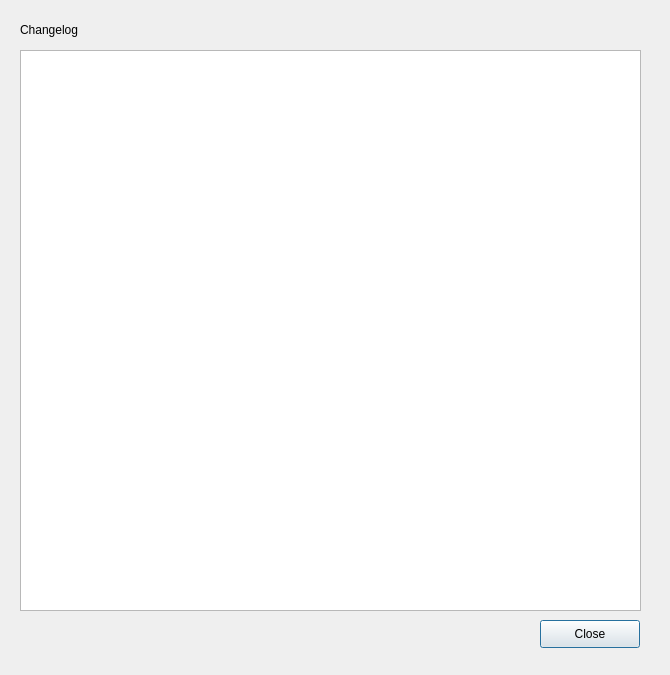
<?xml version="1.0" encoding="UTF-8"?>
<ui version="4.0">
 <class>AptOfflineQtInstallChangelog</class>
 <widget class="QDialog" name="AptOfflineQtInstallChangelog">
  <property name="geometry">
   <rect>
    <x>0</x>
    <y>0</y>
    <width>670</width>
    <height>675</height>
   </rect>
  </property>
  <property name="sizePolicy">
   <sizepolicy hsizetype="Fixed" vsizetype="Fixed">
    <horstretch>0</horstretch>
    <verstretch>0</verstretch>
   </sizepolicy>
  </property>
  <property name="windowTitle">
   <string>Dialog</string>
  </property>
  <property name="modal">
   <bool>true</bool>
  </property>
  <widget class="QPushButton" name="closeButton">
   <property name="geometry">
    <rect>
     <x>540</x>
     <y>620</y>
     <width>100</width>
     <height>28</height>
    </rect>
   </property>
   <property name="toolTip">
    <string>Close this window</string>
   </property>
   <property name="text">
    <string>Close</string>
   </property>
   <property name="icon">
    <iconset resource="resources.qrc">
     <normaloff>:/icons/icons/application-exit.png</normaloff>:/icons/icons/application-exit.png</iconset>
   </property>
  </widget>
  <widget class="QPlainTextEdit" name="changelogPlainTextEdit">
   <property name="geometry">
    <rect>
     <x>20</x>
     <y>50</y>
     <width>621</width>
     <height>561</height>
    </rect>
   </property>
  </widget>
  <widget class="QLabel" name="label">
   <property name="geometry">
    <rect>
     <x>20</x>
     <y>20</y>
     <width>81</width>
     <height>20</height>
    </rect>
   </property>
   <property name="text">
    <string>Changelog</string>
   </property>
  </widget>
 </widget>
 <resources>
  <include location="resources.qrc"/>
 </resources>
 <connections/>
</ui>
